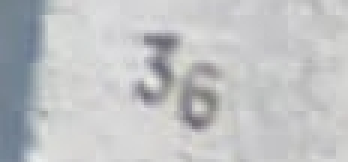
#> input picture TEST/102.png, 116 x 54 px (shown 3 times larger); its folder holds only this picture in this run
$ python -i mser2.py   (imports and definitions only)
#> lines starting #> are read from the running program, lines starting #| are printed output that depends on the picture; after the words box and inside, x2 and y2 are one past the last pixel; in counts of white or black regions, pixels touching at a corner belong together
import cv2
import numpy as np
import os
import matplotlib.pyplot as plt

# [178 lines of commented-out code are left out]

def filter_by_row(boxes):
    if len(boxes) == 0:
        return []

    ys = np.array([y + h/2 for (x, y, w, h) in boxes])  # center y
    hs = np.array([h for (_, _, _, h) in boxes])

    mean_h = np.mean(hs)
    bands = []
    for i, y in enumerate(ys):
        placed = False
        for band in bands:
            if abs(y - band[0]) < mean_h:
                band.append(y)
                placed = True
                break
        if not placed:
            bands.append([y])

    best_band = max(bands, key=lambda b: len(b))
    band_center = np.mean(best_band)

    filtered = []
    for (x, y, w, h) in boxes:
        cy = y + h/2
        if abs(cy - band_center) < mean_h:
            filtered.append((x, y, w, h))

    return filtered

def load_the_f_image_and_test(file):
#> called with file = 'TEST/102.png'
    image = cv2.imread(file)
#> image is the input picture: shape (54, 116, 3); mean B, G, R 195.7, 194.1, 192.5
    gray = cv2.cvtColor(image, cv2.COLOR_BGR2GRAY)
    clahe = cv2.createCLAHE(clipLimit=2.0, tileGridSize=(4, 4))
    gray = clahe.apply(gray)
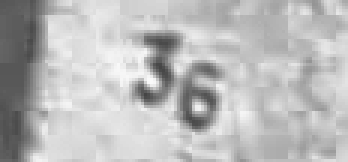
#> gray: shape (54, 116) (shown 3 times larger); min 69, max 250, mean 186.4
    gray = cv2.GaussianBlur(gray, (3, 3), 0)

    if np.mean(gray) < 120:
        gray = cv2.bitwise_not(gray)

    h_img, w_img = gray.shape
#> h_img = 54; w_img = 116
    img_area = h_img * w_img
#> img_area = 6264

    mser = cv2.MSER_create()
    mser.setMinArea(int(0.001 * img_area))
    mser.setMaxArea(int(0.15 * img_area))

    regions, _ = mser.detectRegions(gray)
#> regions = 46 items
    boxes = []
    scores = []

    for region in regions:
        x, y, w, h = cv2.boundingRect(region.reshape(-1, 1, 2))

        if w < 5 or h < 5:
            continue

        area = w * h
        aspect_ratio = h / float(w)

        if area < 40 or area > 0.08 * img_area:
            continue
        if not (0.5 < aspect_ratio < 8):
            continue

        boxes.append([x, y, w, h])
        score = 1.0 - abs(aspect_ratio - 2.0) * 0.2
        scores.append(score)
#> this loop made 46 passes
#> (x, y, w, h, area, aspect_ratio) on passes 1 to 12: (1, 1, 12, 52, 624, 4.33), (1, 1, 12, 52, 624, 4.33), (1, 1, 13, 52, 676, 4), (1, 1, 13, 52, 676, 4), (1, 1, 13, 52, 676, 4), (1, 1, 14, 52, 728, 3.71), (1, 1, 14, 52, 728, 3.71), (1, 1, 14, 52, 728, 3.71), (1, 1, 15, 52, 780, 3.47), (1, 1, 15, 52, 780, 3.47), (1, 1, 16, 52, 832, 3.25), (1, 1, 17, 52, 884, 3.06)
#> (x, y, w, h, area, aspect_ratio, score) on passes 23 to 28: (61, 28, 11, 15, 165, 1.36, 0.873), (61, 27, 11, 16, 176, 1.45, 0.891), (60, 27, 12, 16, 192, 1.33, 0.867), (60, 26, 12, 17, 204, 1.42, 0.883), (60, 26, 12, 17, 204, 1.42, 0.883), (49, 12, 10, 17, 170, 1.7, 0.94)
#> after the loop, boxes = [[61, 28, 11, 15], [61, 27, 11, 16], [60, 27, 12, 16], [60, 26, 12, 17], [60, 26, 12, 17], [49, 12, 10, 17], [45, 12, 14, 23], [45, 11, 14, 24], [45, 11, 15, 24], [45, 11, 15, 24], [45, 11, 15, 24], [45, 11, 15, 24], [108, 1, 7, 6]]; scores = [0.873, 0.891, 0.867, 0.883, 0.883, 0.94, 0.929, 0.943, 0.92, 0.92, 0.92, 0.92, 0.771]

    if len(boxes) > 0:
        indices = cv2.dnn.NMSBoxes(boxes, scores, score_threshold=0.0, nms_threshold=0.5)
#> indices = [7, 1, 12]
        boxes = [boxes[i[0] if isinstance(i, (list, np.ndarray)) else i] for i in indices]
#> boxes = [[45, 11, 14, 24], [61, 27, 11, 16], [108, 1, 7, 6]]
    else:
        boxes = []

    def cluster_boxes(boxes, y_thresh=20):
        boxes = sorted(boxes, key=lambda b: b[0])
        clusters = []

        for box in boxes:
            x, y, w, h = box
            placed = False

            for cluster in clusters:
                cx, cy, cw, ch = cluster[0]
                if abs(y - cy) < y_thresh:
                    cluster.append(box)
                    placed = True
                    break

            if not placed:
                clusters.append([box])

        return clusters

    def cluster_score(cluster):
        xs = np.array([b[0] for b in cluster], dtype=np.float32)
        ys = np.array([b[1] + b[3]/2 for b in cluster], dtype=np.float32)
        hs = np.array([b[3] for b in cluster], dtype=np.float32)

        if len(cluster) == 0:
            return -1e9

        y_jitter = np.std(ys) / (np.mean(hs) + 1e-6)
        xs_sorted = np.sort(xs)
        gaps = np.diff(xs_sorted) if len(xs_sorted) > 1 else np.array([0.0])
        gap_jitter = np.std(gaps) / (np.mean(gaps) + 1e-6) if np.mean(gaps) > 0 else 0
        return len(cluster) * 2.0 - y_jitter * 2.0 - gap_jitter * 1.5

    boxes = filter_by_row(boxes)
#> in filter_by_row, `ys = np.array([y + h/2 for (x, y, w, h) in boxes])`: ys = [23, 35, 4]
#> in filter_by_row, `hs = np.array([h for (_, _, _, h) in boxes])`: hs = [24, 16, 6]
#> in filter_by_row, `mean_h = np.mean(hs)`: mean_h = 15.33
#> the loop in filter_by_row, `for i, y in enumerate(ys):` made 3 passes
#> y on passes 1 to 3: 23, 35, 4
#> after the loop in filter_by_row, `for i, y in enumerate(ys):`: band = [23, 35]; bands = [[23, 35], [4]]
#> in filter_by_row, `best_band = max(bands, key=lambda b: len(b))`: best_band = [23, 35]
#> in filter_by_row, `band_center = np.mean(best_band)`: band_center = 29
#> the loop in filter_by_row, `for (x, y, w, h) in boxes:` made 3 passes
#> (x, y, w, h, cy) on passes 1 to 3: (45, 11, 14, 24, 23), (61, 27, 11, 16, 35), (108, 1, 7, 6, 4)
#> after the loop in filter_by_row, `for (x, y, w, h) in boxes:`: filtered = [(45, 11, 14, 24), (61, 27, 11, 16)]
#> boxes = [(45, 11, 14, 24), (61, 27, 11, 16)]
    clusters = cluster_boxes(boxes)
#> the loop in cluster_boxes, `for box in boxes:` made 2 passes
#> after the loop in cluster_boxes, `for box in boxes:`: clusters = [[(45, 11, 14, 24), (61, 27, 11, 16)]]
#> clusters = [[(45, 11, 14, 24), (61, 27, 11, 16)]]
    if len(clusters) > 0:
        best_cluster = max(clusters, key=cluster_score)
#> best_cluster = [(45, 11, 14, 24), (61, 27, 11, 16)]
    else:
        best_cluster = []
    best_cluster = sorted(best_cluster, key=lambda b: b[0])

    for x, y, w, h in best_cluster:
        cv2.rectangle(image, (x, y), (x + w, y + h), (0, 255, 0), 2)
#> this loop made 2 passes
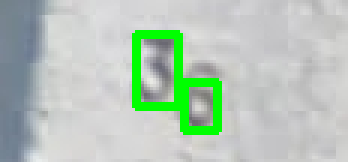
#> image: shape (54, 116, 3) (shown 3 times larger); 5.95% of pixels changed, all inside (x1, y1, x2, y2) = (44, 10, 74, 45)

    os.makedirs("graded_images", exist_ok=True)
    # save_path = os.path.join(
    #     "graded_images",
    #     f"{os.path.splitext(os.path.basename(file))[0]}_mser.png"
    # )

    plt.figure(figsize=(10, 6))
    plt.imshow(cv2.cvtColor(image, cv2.COLOR_BGR2RGB))
    plt.title(f"{file} - Detected digits: {len(best_cluster)}")
    plt.axis("off")
    # plt.savefig(save_path)
    plt.show()

    print(f"MSER raw: {len(regions)} | Final boxes: {len(best_cluster)}")
#| MSER raw: 46 | Final boxes: 2

    return best_cluster

>>> result = load_the_f_image_and_test('TEST/102.png')
#> result = [(45, 11, 14, 24), (61, 27, 11, 16)]

$ run again, on TEST/1717.png
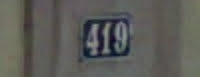
#> input picture TEST/1717.png, 200 x 77 px
#> in load_the_f_image_and_test, image is the input picture: shape (77, 200, 3); mean B, G, R 88.2, 92.5, 92.5
#> in load_the_f_image_and_test, `gray = cv2.bitwise_not(gray)`:
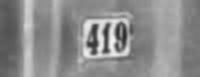
#> gray: shape (77, 200); min 40, max 245, mean 140.5
#> regions = 85 items
#> the loop in load_the_f_image_and_test, `for region in regions:` made 85 passes
#> (x, y, w, h, area, aspect_ratio, score) on passes 17 to 24: (116, 23, 11, 24, 264, 2.18, 0.964), (116, 23, 11, 25, 275, 2.27, 0.945), (115, 23, 12, 26, 312, 2.17, 0.967), (115, 43, 5, 8, 40, 1.6, 0.92), (115, 22, 12, 27, 324, 2.25, 0.95), (115, 22, 12, 30, 360, 2.5, 0.9), (115, 22, 12, 30, 360, 2.5, 0.9), (115, 22, 12, 30, 360, 2.5, 0.9)
#> after the loop in load_the_f_image_and_test, `for region in regions:`: boxes = 53 items, first 6: [116, 23, 11, 24], [116, 23, 11, 25], [115, 23, 12, 26], [115, 43, 5, 8], [115, 22, 12, 27], [115, 22, 12, 30]; scores = 53 values, max 0.967 at index 2, min 0.15 at index 50, mean 0.733
#> indices = [2, 28, 3, 52, 48, 30, 50]
#> in load_the_f_image_and_test, `boxes = [boxes[i[0] if isinstance(i, (list, np.ndarray)) else i] for i..`: boxes = [[115, 23, 12, 26], [85, 23, 14, 33], [115, 43, 5, 8], [84, 48, 7, 9], [101, 22, 11, 33], [104, 24, 5, 28], [23, 1, 12, 75]]
#> ys = [36, 39.5, 47, 52.5, 38.5, 38, 38.5]
#> hs = [26, 33, 8, 9, 33, 28, 75]
#> mean_h = 30.29
#> the loop in filter_by_row, `for i, y in enumerate(ys):` made 7 passes
#> y on passes 1 to 7: 36, 39.5, 47, 52.5, 38.5, 38, 38.5
#> after the loop in filter_by_row, `for i, y in enumerate(ys):`: band = [36, 39.5, 47, 52.5, 38.5, 38, 38.5]; bands = [[36, 39.5, 47, 52.5, 38.5, 38, 38.5]]
#> best_band = [36, 39.5, 47, 52.5, 38.5, 38, 38.5]
#> band_center = 41.43
#> the loop in filter_by_row, `for (x, y, w, h) in boxes:` made 7 passes
#> (x, y, w, h, cy) on passes 1 to 7: (115, 23, 12, 26, 36), (85, 23, 14, 33, 39.5), (115, 43, 5, 8, 47), (84, 48, 7, 9, 52.5), (101, 22, 11, 33, 38.5), (104, 24, 5, 28, 38), (23, 1, 12, 75, 38.5)
#> after the loop in filter_by_row, `for (x, y, w, h) in boxes:`: filtered = [(115, 23, 12, 26), (85, 23, 14, 33), (115, 43, 5, 8), (84, 48, 7, 9), (101, 22, 11, 33), (104, 24, 5, 28), (23, 1, 12, 75)]
#> in load_the_f_image_and_test, `boxes = filter_by_row(boxes)`: boxes has the same summary as filtered in filter_by_row
#> in cluster_boxes, `boxes = sorted(boxes, key=lambda b: b[0])`: boxes = [(23, 1, 12, 75), (84, 48, 7, 9), (85, 23, 14, 33), (101, 22, 11, 33), (104, 24, 5, 28), (115, 23, 12, 26), (115, 43, 5, 8)]
#> the loop in cluster_boxes, `for box in boxes:` made 7 passes
#> after the loop in cluster_boxes, `for box in boxes:`: cluster = [(84, 48, 7, 9), (115, 43, 5, 8)]; clusters = [[(23, 1, 12, 75)], [(84, 48, 7, 9), (115, 43, 5, 8)], [(85, 23, 14, 33), (101, 22, 11, 33), (104, 24, 5, 28), (115, 23, 12, 26)]]
#> best_cluster = [(85, 23, 14, 33), (101, 22, 11, 33), (104, 24, 5, 28), (115, 23, 12, 26)]
#> the loop in load_the_f_image_and_test, `for x, y, w, h in best_cluster:` made 4 passes
#> after the loop in load_the_f_image_and_test, `for x, y, w, h in best_cluster:`:
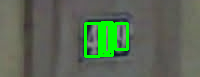
#> image: shape (77, 200, 3); 5.95% of pixels changed, all inside (x1, y1, x2, y2) = (84, 21, 129, 58)
#| MSER raw: 85 | Final boxes: 4
#> result has the same summary as best_cluster in load_the_f_image_and_test

$ run again, on TEST/1732.png
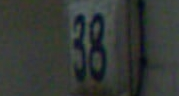
#> input picture TEST/1732.png, 179 x 96 px
#> in load_the_f_image_and_test, image is the input picture: shape (96, 179, 3); mean B, G, R 52.9, 56.6, 52
#> in load_the_f_image_and_test, `gray = cv2.bitwise_not(gray)`:
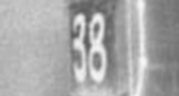
#> gray: shape (96, 179); min 92, max 247, mean 168.4
#> regions = 28 items
#> the loop in load_the_f_image_and_test, `for region in regions:` made 28 passes
#> (x, y, w, h, area, aspect_ratio, score) on passes 4 to 11: (94, 24, 5, 10, 50, 2, 1), (94, 24, 5, 10, 50, 2, 1), (94, 24, 5, 12, 60, 2.4, 0.92), (93, 23, 7, 15, 105, 2.14, 0.971), (93, 23, 7, 15, 105, 2.14, 0.971), (94, 54, 7, 15, 105, 2.14, 0.971), (94, 54, 7, 15, 105, 2.14, 0.971), (94, 53, 7, 16, 112, 2.29, 0.943)
#> after the loop in load_the_f_image_and_test, `for region in regions:`: boxes = 24 items, first 6: [94, 24, 5, 10], [94, 24, 5, 10], [94, 24, 5, 12], [93, 23, 7, 15], [93, 23, 7, 15], [94, 54, 7, 15]; scores = [1, 1, 0.92, 0.971, 0.971, 0.971, 0.971, 0.943, 0.975, 0.975, 0.975, 1, 0.98, 0.98, 0.98, 0.98, 0.98, 1, 0.267, 0.267, 0.443, 0.537, 0.588, 0.576]
#> indices = [0, 11, 17, 3, 22, 18]
#> in load_the_f_image_and_test, `boxes = [boxes[i[0] if isinstance(i, (list, np.ndarray)) else i] for i..`: boxes = [[94, 24, 5, 10], [93, 52, 9, 18], [76, 63, 9, 18], [93, 23, 7, 15], [89, 14, 17, 69], [74, 15, 12, 68]]
#> ys = [29, 61, 72, 30.5, 48.5, 49]
#> hs = [10, 18, 18, 15, 69, 68]
#> mean_h = 33
#> the loop in filter_by_row, `for i, y in enumerate(ys):` made 6 passes
#> y on passes 1 to 6: 29, 61, 72, 30.5, 48.5, 49
#> after the loop in filter_by_row, `for i, y in enumerate(ys):`: band = [29, 61, 30.5, 48.5, 49]; bands = [[29, 61, 30.5, 48.5, 49], [72]]
#> best_band = [29, 61, 30.5, 48.5, 49]
#> band_center = 43.6
#> the loop in filter_by_row, `for (x, y, w, h) in boxes:` made 6 passes
#> (x, y, w, h, cy) on passes 1 to 6: (94, 24, 5, 10, 29), (93, 52, 9, 18, 61), (76, 63, 9, 18, 72), (93, 23, 7, 15, 30.5), (89, 14, 17, 69, 48.5), (74, 15, 12, 68, 49)
#> after the loop in filter_by_row, `for (x, y, w, h) in boxes:`: filtered = [(94, 24, 5, 10), (93, 52, 9, 18), (76, 63, 9, 18), (93, 23, 7, 15), (89, 14, 17, 69), (74, 15, 12, 68)]
#> in load_the_f_image_and_test, `boxes = filter_by_row(boxes)`: boxes has the same summary as filtered in filter_by_row
#> in cluster_boxes, `boxes = sorted(boxes, key=lambda b: b[0])`: boxes = [(74, 15, 12, 68), (76, 63, 9, 18), (89, 14, 17, 69), (93, 52, 9, 18), (93, 23, 7, 15), (94, 24, 5, 10)]
#> the loop in cluster_boxes, `for box in boxes:` made 6 passes
#> after the loop in cluster_boxes, `for box in boxes:`: cluster = [(74, 15, 12, 68), (89, 14, 17, 69), (93, 23, 7, 15), (94, 24, 5, 10)]; clusters = [[(74, 15, 12, 68), (89, 14, 17, 69), (93, 23, 7, 15), (94, 24, 5, 10)], [(76, 63, 9, 18), (93, 52, 9, 18)]]
#> best_cluster has the same summary as cluster in cluster_boxes
#> the loop in load_the_f_image_and_test, `for x, y, w, h in best_cluster:` made 4 passes
#> after the loop in load_the_f_image_and_test, `for x, y, w, h in best_cluster:`:
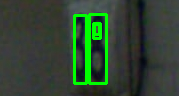
#> image: shape (96, 179, 3); 6.67% of pixels changed, all inside (x1, y1, x2, y2) = (73, 13, 108, 85)
#| MSER raw: 28 | Final boxes: 4
#> result has the same summary as cluster in cluster_boxes
